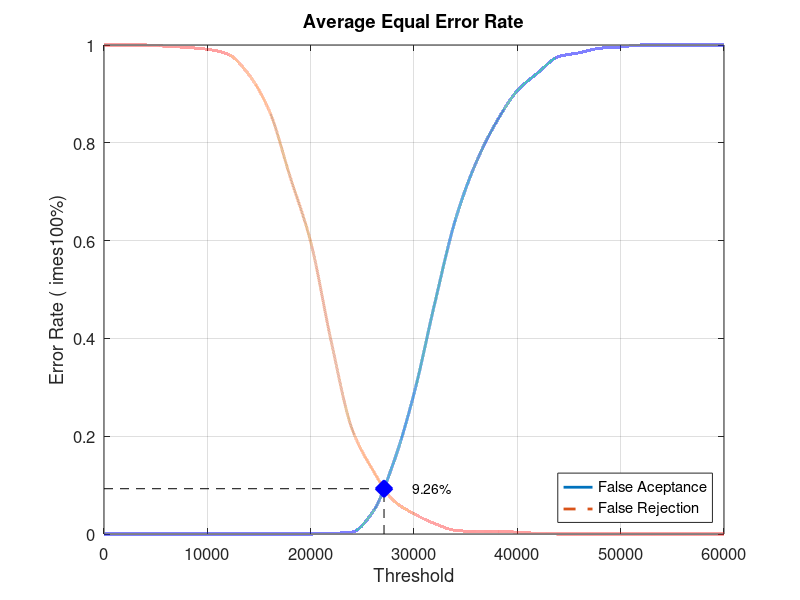
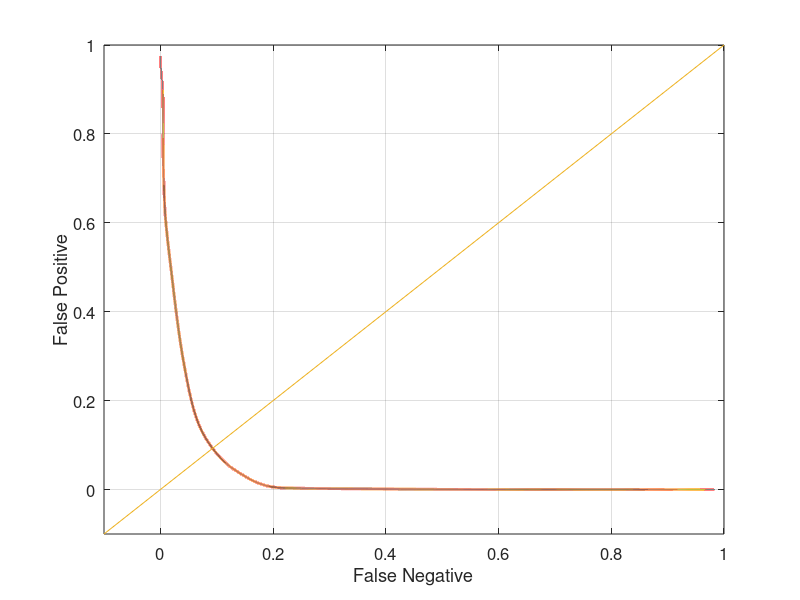

MATLAB code for these plots, in order:
close all;
clear;
clc;
x = 0:2000:60000;
xq = 0:0.5:60000;

y0 = [0 0 0 0 0 0 0 0 0 0 0 0.00131579 0.00394737 0.0447368 0.144737 0.286842 0.471053 0.642105 0.75921 0.843421 0.906579 0.943421 0.976316 0.984211 0.993421 0.996053 1 1 1 1 1]
yy0 = interp1(x, y0, xq, 'pchip');
y1 = [1 1 1 0.9975 0.995 0.99125 0.98125 0.94 0.865 0.73125 0.5975 0.3925 0.215 0.13125 0.06875 0.04125 0.02125 0.0075 0.005 0.005 0.00375 0.00125 0 0 0 0 0 0 0 0 0]
yy1 = interp1(x, y1, xq, 'pchip');

% Calculating EER: 
y2 = abs(y0 - y1);
find(y2 == min(y2))
yy2 = abs(yy0 - yy1);
xEER = find(yy2 == min(yy2));
xEERIndex = xq(xEER) % X-axis EER
yEER = yy0(xEER) % Y-axis EER

main = figure
plot(xq, yy0,'-','LineWidth', 2);	hold on
plot(xq, yy1,'--','LineWidth', 2);	hold on
plot([xEERIndex xEERIndex], [0 yEER], 'k--');	hold on
plot([0 xEERIndex], [yEER yEER], 'k--');	hold on
plot(xEERIndex, yEER, 'bx', 'LineWidth', 10);	hold on
text(xEERIndex + 10 * xEERIndex / 100, yEER, [num2str(round((10000 * yEER)) / 100) '%'])
legend('False Aceptance', 'False Rejection', 'Location', 'SouthEast')
xlabel('Threshold')
ylabel('Error Rate (	imes100%)')
title('Average Equal Error Rate')
set(gca, 'FontSize', 12)
axis([0 60000 0 1])
grid on

print(main, 'Experiment5AverageMain', '-dpng');
FNRxFPR = figure('Color', [1 1 1]);
plot(yy1, yy0, '-', yy1, yy0, 'LineWidth', 2);
hold on
y = -0.1:0.1:1
plot(y, y); 
set(gca, 'FontSize', 12)
xlabel('False Negative')
ylabel('False Positive')
axis([-0.1 1 -0.1 1])
set(gca, 'FontSize', 12)
grid on

print(FNRxFPR, 'Experiment5AverageFNRxFPR','-dpng');
